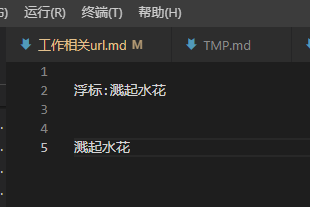
#> input picture mc-fishing-opencv/target.png, 310 x 207 px
$ python ORB.py
#> lines starting #> are read from the running program, lines starting #| are printed output that depends on the picture
### mc-fishing-opencv/funcs.py
#!/usr/bin/env python3
# coding=utf-8
# date 2021-08-31 00:15:13
# author calllivecn <c-all@qq.com>

import math

import cv2
import numpy as np
import matplotlib.pyplot as plt


# [8 lines left out: function cv2plt_gray, not called in this run]

def imgshow(imgs, gray_imgs=[]):
    s = len(imgs) + len(gray_imgs)
    n = math.sqrt(s)
    if n > int(n):
        m = int(n) + 1
    else:
        m = int(n)
    n = int(n)

    t = True
    while (n * m) < s:
        if t:
            n += 1
            t = False
        else:
            m +=1
            t = True

    plt.Figure()
    for i, img in enumerate(imgs):
        print(i, "shape:", img.shape)
        plt.subplot(n, m, i+1)
        plt.imshow(img)
        #plt.axis("off")

    for j, gray in enumerate(gray_imgs):
        img = cv2plt_gray(gray)
        plt.subplot(n, m, j+i+1)
        plt.imshow(img)
        #plt.axis("off")

    plt.show()

# [25 lines left out: function search_picture, not called in this run]

### mc-fishing-opencv/ORB.py

import time

import cv2
#from matplotlib import
import matplotlib.pyplot as plt

from funcs import (
    imgshow,
    search_picture,
    cv2plt_gray,
)

img_temp = cv2.imread('template.png')#读取原图片
img_target = cv2.imread('target.png')#读取旋转图片
#> img_target is the input picture: shape (207, 310, 3); mean B, G, R 41.3, 41.6, 41.7
img_match1 = cv2.imread('match1.png')#读取缩放图片
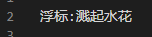
#> input picture mc-fishing-opencv/match1.png, 152 x 37 px
#> img_match1 is the input picture: shape (37, 152, 3); mean B, G, R 44.6, 44.8, 44.9
img_match2 = cv2.imread('match2.png')
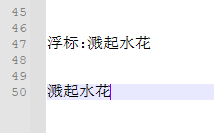
#> input picture mc-fishing-opencv/match2.png, 214 x 133 px
#> img_match2 is the input picture: shape (133, 214, 3); mean B, G, R 243.3, 241.2, 241.3

imgs = [ img_temp, img_target, img_match1, img_match2 ]

imgshow(imgs)
#> in imgshow, `s = len(imgs) + len(gray_imgs)`: s = 4
#> in imgshow, `n = math.sqrt(s)`: n = 2
#> the loop in imgshow, `for i, img in enumerate(imgs):` made 1 pass
#> img on pass 1: None
#> (the run stopped early here; a loop or call above may not have finished)
